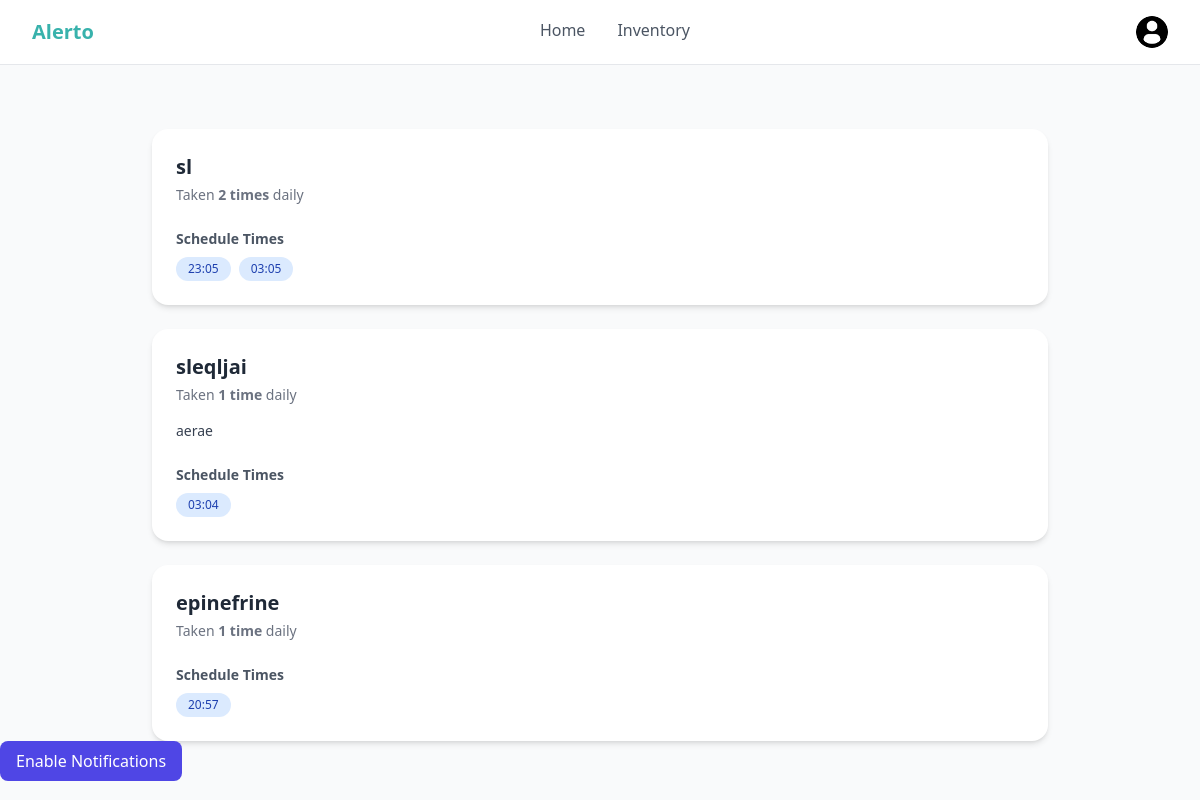
The app's page /patientPage (signed in) with its own data.
### tables this page shows
CREATE TABLE medications (
    id INTEGER PRIMARY KEY AUTOINCREMENT,
    patientUsername TEXT NOT NULL,
    medicineName TEXT NOT NULL,
    dosage TEXT NOT NULL,
    frequency TEXT NOT NULL,
    instructions TEXT,
    time1 TIME NULL,
    time2 TIME NULL,
    time3 TIME NULL,
    time4 TIME NULL
, doctor TEXT, isAccepted INTEGER NOT NULL DEFAULT 0);

### app.py (the view)
@app.route('/patientPage', methods=['GET', 'POST'])
def patientPage():
    if session.get('isDoc', 0) == 1 or session.get("profileSec", 0) == 0:
        return redirect(url_for('login'))
    conn = sqlite3.connect('database.db')
    conn.row_factory = sqlite3.Row  # Add this line
    cursor = conn.cursor()
    cursor.execute('''
        select * from medications where patientUsername = (?)
    ''', (session.get('username'),))
    data = cursor.fetchall()
    conn.close()
    return render_template("patientPage.html", medication_data = data)

### templates/patientPage.html (shortened to what this page needs)
<!DOCTYPE html>
<html lang="en">
<head>
    <script src="https://cdn.tailwindcss.com/3.4.16"></script>
    <link href="https://cdn.jsdelivr.net/npm/remixicon@4.5.0/fonts/remixicon.css" rel="stylesheet">
    <link rel="stylesheet" href="static/docstyle.css">
</head>
<body class="bg-gray-50 min-h-screen">
    <nav class="navbar">
        <a href="{{ url_for('home') }}" class="navbar-brand">Alerto</a>
        <div class="navbar-nav">
            <a href="{{ url_for('home') }}" class="nav-link">Home</a>
            <a href="inventory.html" class="nav-link">Inventory</a>
        </div>
        <div class="navbar-right">
            <a href="{{ url_for('profile') }}">
                <div class="avatar">
                    <img src="static/img/dp.png" alt="Profile">
                </div>
            </a>
        </div>
    </nav>
    <main class="max-w-7xl mx-auto px-4 sm:px-6 lg:px-8 py-8">
    </main>
    <div class="max-w-4xl mx-auto space-y-6">
        {% for medication in medication_data %}
        <div class="bg-white rounded-lg shadow-md p-6">
            <div class="flex justify-between items-start">
                <div>
                    <h2 class="text-xl font-bold text-gray-800">{{ medication[2] }}</h2>
                    <p class="text-sm text-gray-500 mt-1">
                        Taken <span class="font-semibold">
                            {% if medication[4] == 'thrice' %}3 times
                            {% elif medication[4] == 'twice' %}2 times
                            {% else %}1 time{% endif %}
                        </span> daily
                    </p>
                </div>
            </div>
            {% if medication[5] %}
            <div class="mt-4">
                <p class="text-gray-700 text-sm">{{ medication[5] }}</p>
            </div>
            {% endif %}
            <div class="mt-6">
                <h3 class="text-sm font-semibold text-gray-600 mb-2">Schedule Times</h3>
                <div class="flex gap-2 flex-wrap">
                    {% for time in medication[6:10] if time %}
                    <span class="bg-blue-100 text-blue-800 text-xs font-medium px-3 py-1 rounded-full">
                        {{ time }}
                    </span>
                    {% endfor %}
                </div>
            </div>
        </div>
        {% endfor %}
    </div>
    <div class="notification-permission hidden">
        <button id="enable-notifications" class="bg-primary text-white px-4 py-2 rounded">
            Enable Notifications
        </button>
    </div>
</body>
</html>

### static/docstyle.css (style rules this page uses)
.navbar { display: flex; align-items: center; justify-content: space-between; padding: 1rem 2rem; background-color: #fff; border-bottom: 1px solid #e5e7eb; }
.navbar-brand { font-size: 1.25rem; font-weight: 700; color: #38b2ac; text-decoration: none; }
.navbar-nav { display: flex; color: black; gap: 2rem; }
.nav-link { text-decoration: none; color: #4b5563; font-weight: 500; padding-bottom: 0.25rem; }
.navbar-right { display: flex; align-items: center; gap: 1rem; }
.avatar { width: 32px; height: 32px; border-radius: 50%; overflow: hidden; }
.avatar img { width: 100%; height: 100%; object-fit: cover; }

### records on screen
medications: medicineName "sl", frequency "2 times", time1 "23:05", time2 "03:05"
medications: medicineName "sleqljai", frequency "1 time", instructions "aerae", time1 "03:04"
medications: medicineName "epinefrine", frequency "1 time", time1 "20:57"
